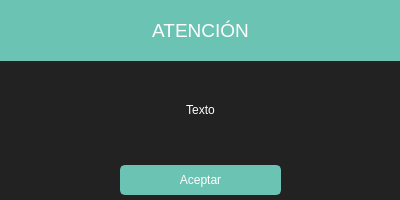
<?xml version="1.0" encoding="UTF-8"?>
<ui version="4.0">
 <class>Dialog</class>
 <widget class="QDialog" name="Dialog">
  <property name="geometry">
   <rect>
    <x>0</x>
    <y>0</y>
    <width>400</width>
    <height>200</height>
   </rect>
  </property>
  <property name="minimumSize">
   <size>
    <width>400</width>
    <height>200</height>
   </size>
  </property>
  <property name="maximumSize">
   <size>
    <width>400</width>
    <height>200</height>
   </size>
  </property>
  <property name="windowTitle">
   <string>Dialog</string>
  </property>
  <property name="styleSheet">
   <string notr="true">#Dialog {
		background-color: #222222;
}</string>
  </property>
  <widget class="QWidget" name="widgetTitulo" native="true">
   <property name="geometry">
    <rect>
     <x>0</x>
     <y>0</y>
     <width>401</width>
     <height>61</height>
    </rect>
   </property>
   <property name="styleSheet">
    <string notr="true">background-color: #6ac3b3;</string>
   </property>
  </widget>
  <widget class="QWidget" name="verticalLayoutWidget">
   <property name="geometry">
    <rect>
     <x>0</x>
     <y>0</y>
     <width>401</width>
     <height>61</height>
    </rect>
   </property>
   <layout class="QVBoxLayout" name="verticalLayout">
    <item>
     <widget class="QLabel" name="label">
      <property name="font">
       <font>
        <pointsize>14</pointsize>
       </font>
      </property>
      <property name="styleSheet">
       <string notr="true">color: #FFFFFF;</string>
      </property>
      <property name="text">
       <string>ATENCIÓN</string>
      </property>
      <property name="alignment">
       <set>Qt::AlignCenter</set>
      </property>
     </widget>
    </item>
   </layout>
  </widget>
  <widget class="QWidget" name="verticalLayoutWidget_2">
   <property name="geometry">
    <rect>
     <x>0</x>
     <y>160</y>
     <width>401</width>
     <height>41</height>
    </rect>
   </property>
   <layout class="QVBoxLayout" name="verticalLayout_2">
    <property name="leftMargin">
     <number>120</number>
    </property>
    <property name="rightMargin">
     <number>120</number>
    </property>
    <item>
     <widget class="QPushButton" name="botonOk">
      <property name="styleSheet">
       <string notr="true">QPushButton {
	color: #FFFFFF;
	border: 2px solid #6ac3b3;
	background-color: #6ac3b3;
	border-radius: 5px;
    padding: 6px;
}
QPushButton:pressed {
    background-color: #077A7D;
	border: 2px solid #077A7D;
}
</string>
      </property>
      <property name="text">
       <string>Aceptar</string>
      </property>
     </widget>
    </item>
   </layout>
  </widget>
  <widget class="QWidget" name="verticalLayoutWidget_3">
   <property name="geometry">
    <rect>
     <x>0</x>
     <y>59</y>
     <width>401</width>
     <height>101</height>
    </rect>
   </property>
   <layout class="QVBoxLayout" name="verticalLayout_3">
    <item>
     <widget class="QLabel" name="errorLabel">
      <property name="styleSheet">
       <string notr="true">color: white;</string>
      </property>
      <property name="text">
       <string>Texto</string>
      </property>
      <property name="alignment">
       <set>Qt::AlignCenter</set>
      </property>
     </widget>
    </item>
   </layout>
  </widget>
 </widget>
 <resources/>
 <connections>
  <connection>
   <sender>botonOk</sender>
   <signal>clicked()</signal>
   <receiver>Dialog</receiver>
   <slot>accept()</slot>
   <hints>
    <hint type="sourcelabel">
     <x>220</x>
     <y>180</y>
    </hint>
    <hint type="destinationlabel">
     <x>247</x>
     <y>-6</y>
    </hint>
   </hints>
  </connection>
 </connections>
</ui>
